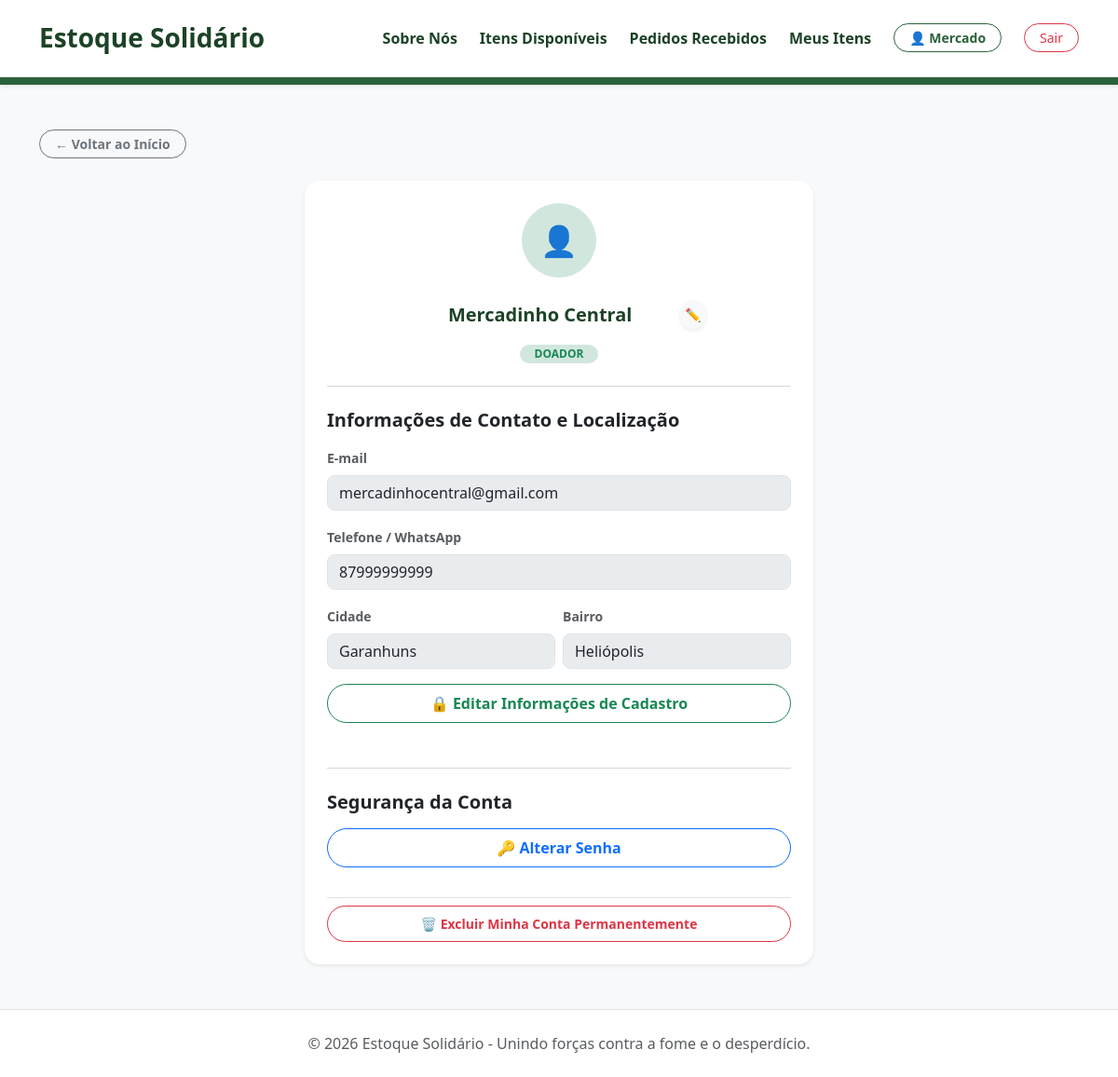
Screenshot of /perfil (signed in) with the database file from the repository.
### estoque_solidario/modelos.py (models this page shows, shortened)
class Usuario(UserMixin, db.Model):
    __tablename__ = 'usuario'
    id = db.Column(db.Integer, primary_key=True)
    nome = db.Column(db.String(100), nullable=True)
    username = db.Column(db.String(50), unique=True, nullable=True)
    email = db.Column(db.String(100), unique=True, nullable=True)
    senha = db.Column(db.String(200), nullable=False)
    tipo = db.Column(db.String(20), default='ong')
    telefone = db.Column(db.String(20), nullable=True)
    cidade = db.Column(db.String(50), nullable=True)
    bairro = db.Column(db.String(50), nullable=True)

### estoque_solidario/app.py (the view)
@app.route('/perfil')
@login_required
def perfil():
    return render_template('perfil.html')

### estoque_solidario/app.py (called while the page is built)
@app.context_processor
def inject_globals():
    total_pedidos = 0
    if current_user.is_authenticated and getattr(current_user, 'tipo', '') == 'mercado':
        total_pedidos = Pedido.query.filter_by(doador_id=current_user.id, status='Aguardando Retirada').count()
    def dias_restantes(data_validade):
        if not data_validade or data_validade == 'Não se aplica':
            return 999
        try:
            validade = datetime.strptime(data_validade, '%Y-%m-%d').date()
            hoje = datetime.now().date()
            return (validade - hoje).days
        except Exception:
            return 999
    return dict(
        contagem_novos_pedidos=total_pedidos,
        dias_restantes=dias_restantes
    )

### estoque_solidario/modelos.py (called while the page is built)
@login_manager.user_loader
def load_user(user_id):
    return db.session.get(Usuario, int(user_id))

### estoque_solidario/templates/perfil.html (shortened to what this page needs)
<!DOCTYPE html>
<html lang="pt-br">
<head>
    <link href="https://cdn.jsdelivr.net/npm/bootstrap@5.3.0/dist/css/bootstrap.min.css" rel="stylesheet">
    <link rel="stylesheet" href="{{ url_for('static', filename='style.css') }}">
</head>
<body class="bg-light d-flex flex-column min-vh-100">
    <div class="d-flex flex-column justify-content-center align-items-center position-relative topo-moderno-menor py-4 bg-white border-bottom">
        <div class="container d-flex justify-content-between align-items-center flex-wrap gap-3">
            <a href="{{ url_for('index') }}" class="text-decoration-none">
                <h3 class="fw-bold m-0 text-success-dark">Estoque Solidário</h3>
            </a>
            <div class="d-flex align-items-center gap-4">
                <a class="nav-link text-success-dark fw-semibold" href="{{ url_for('sobre') }}">Sobre Nós</a>
                <a class="nav-link text-success-dark fw-semibold" href="{{ url_for('index', _anchor='vitrine-suprimentos') }}">Itens Disponíveis</a>
                {% if current_user.is_authenticated %}
                    <a class="nav-link text-success-dark fw-semibold" href="{{ url_for('pedidos.meus_pedidos') }}">
                        {% if current_user.tipo == 'mercado' %}Pedidos Recebidos{% else %}Meus Pedidos{% endif %}
                    </a>
                    {% if current_user.tipo == 'mercado' %}
                        <a class="nav-link text-success-dark fw-semibold" href="{{ url_for('doacoes.minhas_doacoes') }}">Meus Itens</a>
                    {% endif %}
                    <a href="{{ url_for('perfil') }}" class="btn btn-outline-success-custom btn-sm rounded-pill px-3 fw-semibold active">👤 {{ current_user.username }}</a>
                    <a href="{{ url_for('auth.logout') }}" class="btn btn-outline-danger btn-sm rounded-pill px-3">Sair</a>
                {% endif %}
            </div>
        </div>
    </div>
    <div class="faixa-verde shadow-sm text-center py-1"></div>
    <div class="container py-5 flex-grow-1">
        <div class="mb-4">
            <a href="{{ url_for('index') }}" class="btn btn-outline-secondary btn-sm rounded-pill px-3 fw-semibold">
                ← Voltar ao Início
            </a>
        </div>
        <div class="row justify-content-center">
            <div class="col-md-8 col-lg-6">
                <div class="card border-0 shadow-sm rounded-4 p-4 bg-white">
                    <form action="{{ url_for('atualizar_dados') }}" method="POST" id="formAtualizarDados">
                        <div class="text-center mb-4">
                            <div class="avatar-circle mx-auto mb-3 bg-success-subtle text-success d-flex align-items-center justify-content-center rounded-circle" style="width: 80px; height: 80px; font-size: 2rem;">
                                👤
                            </div>
                            <div class="d-flex align-items-center justify-content-center gap-2 mb-1">
                                <input type="text" name="nome_real" id="inputNomeReal"
                                       value="{{ current_user.nome if current_user.nome else current_user.username }}"
                                       class="form-control form-control-lg fw-bold text-center border-0 bg-transparent focus-caneta p-0 text-success-dark"
                                       style="max-width: 280px;" required title="Clique no lápis ao lado para editar o nome">
                                <button type="button" id="btnEditarTopo" class="btn btn-sm btn-light rounded-circle shadow-sm p-1" title="Editar Nome">
                                    ✏️
                                </button>
                            </div>
                            <span class="badge bg-success-subtle text-success px-3 py-1 rounded-pill fw-bold text-uppercase">
                                {{ 'Doador' if current_user.tipo == 'mercado' else 'ONG / Instituição' }}
                            </span>
                        </div>
                        <hr class="my-4 text-muted">
                        <h5 class="fw-bold text-dark mb-3">Informações de Contato e Localização</h5>
                        <div class="mb-3">
                            <label class="form-label text-muted small fw-bold">E-mail</label>
                            <input type="email" name="email" class="form-control rounded-3 campo-editavel" value="{{ current_user.email if current_user.email else '' }}" disabled required>
                        </div>
                        <div class="mb-3">
                            <label class="form-label text-muted small fw-bold">Telefone / WhatsApp</label>
                            <input type="text" name="telefone" id="telefone" class="form-control rounded-3 campo-editavel" value="{{ current_user.telefone if current_user.telefone else '' }}" disabled required>
                        </div>
                        <div class="row g-2 mb-3">
                            <div class="col-md-6">
                                <label class="form-label text-muted small fw-bold">Cidade</label>
                                <input type="text" name="cidade" class="form-control rounded-3 campo-editavel" value="{{ current_user.cidade if current_user.cidade else '' }}" disabled required>
                            </div>
                            <div class="col-md-6">
                                <label class="form-label text-muted small fw-bold">Bairro</label>
                                <input type="text" name="bairro" class="form-control rounded-3 campo-editavel" value="{{ current_user.bairro if current_user.bairro else '' }}" disabled required>
                            </div>
                        </div>
                        <div class="mb-4" id="blocoAutorizacao">
                            <button type="button" id="btnLiberarEdicao" class="btn btn-outline-success w-100 rounded-pill fw-bold py-2">
                                🔒 Editar Informações de Cadastro
                            </button>
                        </div>
                    </form>
                    <hr class="my-4 text-muted">
                    <div class="mb-4">
                        <h5 class="fw-bold text-dark mb-3">Segurança da Conta</h5>
                        <button type="button" class="btn btn-outline-primary w-100 rounded-pill fw-bold py-2 mb-2" data-bs-toggle="collapse" data-bs-target="#collapseSenha">
                            🔑 Alterar Senha
                        </button>
                    </div>
                    <div class="pt-2 border-top">
                        <button type="button" class="btn btn-outline-danger btn-sm w-100 rounded-pill fw-bold py-2" data-bs-toggle="modal" data-bs-target="#modalExcluirConta">
                            🗑️ Excluir Minha Conta Permanentemente
                        </button>
                    </div>
                </div>
            </div>
        </div>
    </div>
    <footer class="text-center py-4 text-muted bg-white border-top mt-auto">
        <p class="mb-0">&copy; 2026 Estoque Solidário - Unindo forças contra a fome e o desperdício.</p>
    </footer>
</body>
</html>

### estoque_solidario/static/style.css (style rules this page uses)
body { font-family: 'Segoe UI', system-ui, sans-serif; background-color: #f7faf8 !important; }
.text-success-dark { color: #1c4226 !important; }
.btn-outline-success-custom { border-color: #2b613a !important; color: #2b613a !important; background-color: transparent; transition: all 0.2s ease-in-out; }
.faixa-verde { background-color: #2b613a; height: 6px; }

### rows the page displays
Usuario: username "Mercado", nome_real "Mercadinho Central", tipo "DOADOR", email "mercadinhocentral@gmail.com", telefone "87999999999", cidade "Garanhuns", bairro "Heliópolis"
